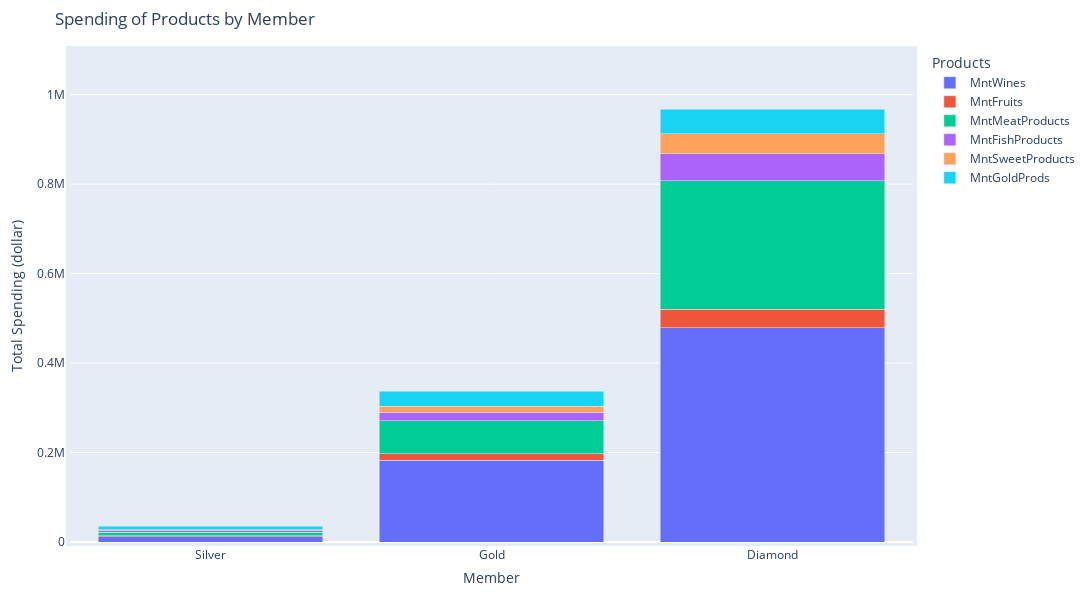

The notebook cell saved with this chart:
### Code cell
fig = px.bar(
    data_frame= df_member_spending,
    x = 'Member',
    y = ['MntWines', 'MntFruits', 'MntMeatProducts', 'MntFishProducts','MntSweetProducts', 'MntGoldProds'], 
    barmode= 'stack',
    title= 'Spending of Products by Member',
    labels={'value' : 'Total Spending (dollar)', 'variable' : 'Products'},

)
fig.update_yaxes(range=[0,1100000])

fig.update_layout(
    autosize=False,
    width=1400,
    height=600,
    margin=dict(l=50,r=20,b=50,t=50,pad=4)
)


fig.show()

### Figure 1 — Plotly figure (JSON) as saved in the notebook; plotly's stock layout.template omitted (floating-point values rounded to 4 significant figures)
{"data": [{"alignmentgroup": "True", "hovertemplate": "Products=MntWines<br>Member=%{x}<br>Total Spending (dollar)=%{y}<extra></extra>", "legendgroup": "MntWines", "marker": {"color": "#636efa", "pattern": {"shape": ""}}, "name": "MntWines", "offsetgroup": "MntWines", "orientation": "v", "showlegend": true, "textposition": "auto", "type": "bar", "x": ["Silver", "Gold", "Diamond"], "xaxis": "x", "y": [11676, 183075, 479190], "yaxis": "y"}, {"alignmentgroup": "True", "hovertemplate": "Products=MntFruits<br>Member=%{x}<br>Total Spending (dollar)=%{y}<extra></extra>", "legendgroup": "MntFruits", "marker": {"color": "#EF553B", "pattern": {"shape": ""}}, "name": "MntFruits", "offsetgroup": "MntFruits", "orientation": "v", "showlegend": true, "textposition": "auto", "type": "bar", "x": ["Silver", "Gold", "Diamond"], "xaxis": "x", "y": [2213, 14287, 41566], "yaxis": "y"}, {"alignmentgroup": "True", "hovertemplate": "Products=MntMeatProducts<br>Member=%{x}<br>Total Spending (dollar)=%{y}<extra></extra>", "legendgroup": "MntMeatProducts", "marker": {"color": "#00cc96", "pattern": {"shape": ""}}, "name": "MntMeatProducts", "offsetgroup": "MntMeatProducts", "orientation": "v", "showlegend": true, "textposition": "auto", "type": "bar", "x": ["Silver", "Gold", "Diamond"], "xaxis": "x", "y": [8188, 73435, 287122], "yaxis": "y"}, {"alignmentgroup": "True", "hovertemplate": "Products=MntFishProducts<br>Member=%{x}<br>Total Spending (dollar)=%{y}<extra></extra>", "legendgroup": "MntFishProducts", "marker": {"color": "#ab63fa", "pattern": {"shape": ""}}, "name": "MntFishProducts", "offsetgroup": "MntFishProducts", "orientation": "v", "showlegend": true, "textposition": "auto", "type": "bar", "x": ["Silver", "Gold", "Diamond"], "xaxis": "x", "y": [3253, 18933, 60674], "yaxis": "y"}, {"alignmentgroup": "True", "hovertemplate": "Products=MntSweetProducts<br>Member=%{x}<br>Total Spending (dollar)=%{y}<extra></extra>", "legendgroup": "MntSweetProducts", "marker": {"color": "#FFA15A", "pattern": {"shape": ""}}, "name": "MntSweetProducts", "offsetgroup": "MntSweetProducts", "orientation": "v", "showlegend": true, "textposition": "auto", "type": "bar", "x": ["Silver", "Gold", "Diamond"], "xaxis": "x", "y": [2262, 13513, 43985], "yaxis": "y"}, {"alignmentgroup": "True", "hovertemplate": "Products=MntGoldProds<br>Member=%{x}<br>Total Spending (dollar)=%{y}<extra></extra>", "legendgroup": "MntGoldProds", "marker": {"color": "#19d3f3", "pattern": {"shape": ""}}, "name": "MntGoldProds", "offsetgroup": "MntGoldProds", "orientation": "v", "showlegend": true, "textposition": "auto", "type": "bar", "x": ["Silver", "Gold", "Diamond"], "xaxis": "x", "y": [7554, 33664, 55454], "yaxis": "y"}], "layout": {"autosize": false, "barmode": "stack", "height": 600, "legend": {"title": {"text": "Products"}, "tracegroupgap": 0}, "margin": {"b": 50, "l": 50, "pad": 4, "r": 20, "t": 50}, "title": {"text": "Spending of Products by Member"}, "width": 1400, "xaxis": {"anchor": "y", "domain": [0, 1], "title": {"text": "Member"}}, "yaxis": {"anchor": "x", "domain": [0, 1], "range": [0, 1100000], "title": {"text": "Total Spending (dollar)"}}}}
